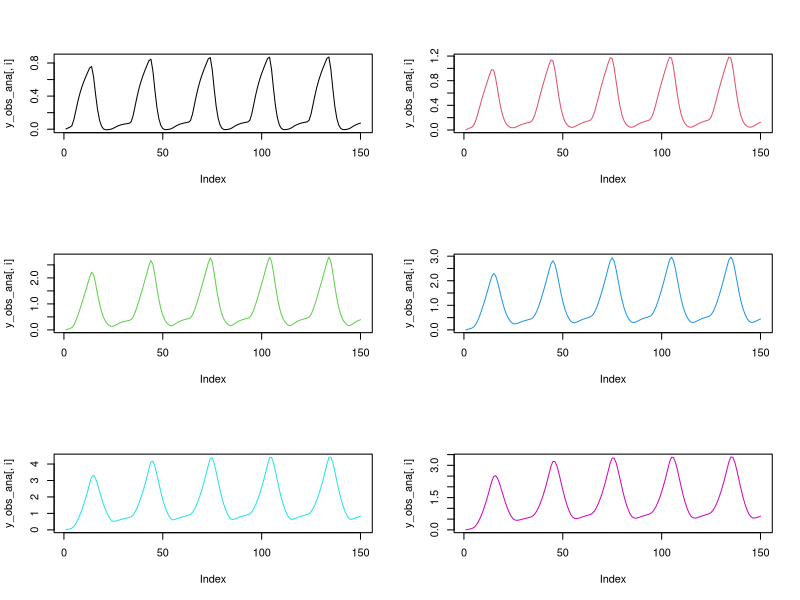
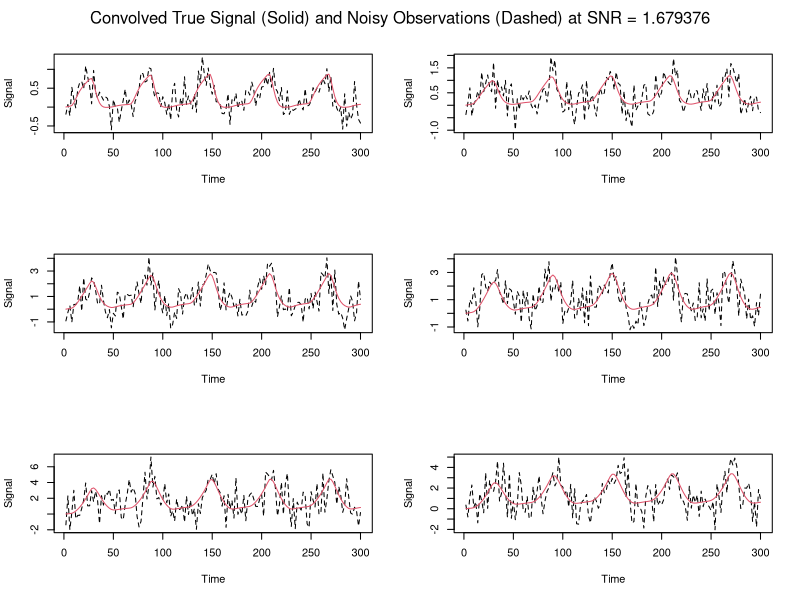
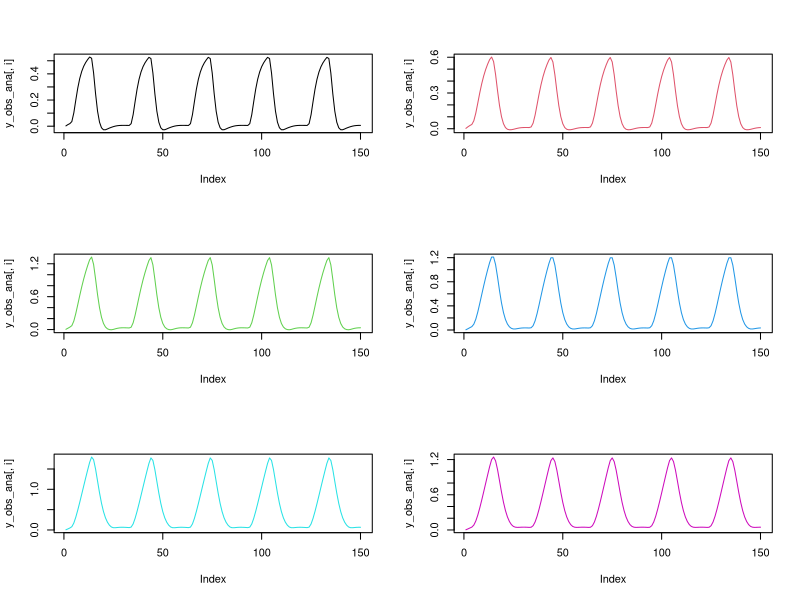
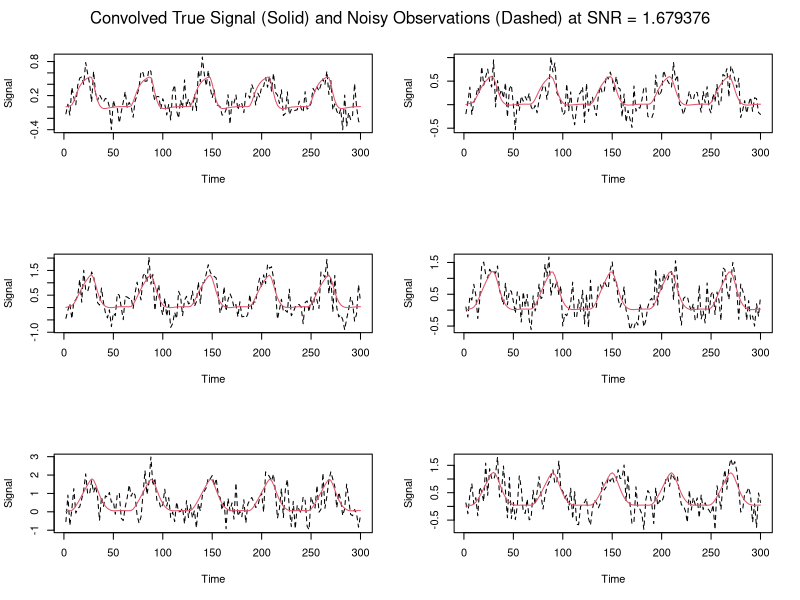

Here is the R script that generated these plots, in order:
setwd("/storage/work/krf5429/Canonical-DCM-Method/Computational_Efficiency_Sim")

# Simulating from the complex model with the diag(A) fixed to -0.5
remove(list=ls())

# Packages
library(expm)
library(posterior)

# Generating inputs
##########################
m = 6; n_u = 2; max_time = 150*2
nu = list(nu_A = c(rep(c(0.4,0.3,0.5,0.1),2),0.4,0.3), 
          nu_B = rep(-0.2,3), 
          nu_C = rep(0.3,3))
idxs = list(A_idxs = matrix(c(2,1,
                              1,2,
                              3,2,
                              2,3,
                              4,3,
                              3,4,
                              5,4,
                              4,5,
                              6,5,
                              5,6), 
                            byrow = T, ncol=2),
            B_idxs = matrix(c(2,1,2,
                              2,3,4,
                              2,5,6), byrow=T, ncol = 3),
            C_idxs = matrix(c(1,1,
                              3,1,
                              5,1), byrow=T, ncol=2))
times = NULL
input = NULL

linear <- function(t, z, params, input) {
  # t is the current time point in the integration, 
  # z is the current estimate of the variables in the ODE system
  A = params[["A"]]
  B = params[["B"]] 
  C = params[["C"]]
  u = matrix(input(t),ncol=1)
  B_all = Reduce("+", lapply(1:nrow(u), function(i) u[i,1]*B[[i]])) 
  dz <- (A+B_all)%*%z + C%*%u
  return(list(dz))
}
gen_input = function(times, start_time, end_time, duration,between_duration){
  input = rep(0,length(times))
  
  current_start_time = start_time
  time_points = matrix(nrow = 0,ncol=2)
  while(1){
    current_end_time = current_start_time + duration 
    if(current_end_time > end_time){current_end_time = end_time}
    time_points = rbind(time_points, c(current_start_time, current_end_time))
    if(current_end_time + between_duration < end_time){
      current_start_time = current_end_time + between_duration 
    }else{
      break
    }
  }
  for(i in 1:nrow(time_points)){
    input[time_points[i,1]<times & times <=time_points[i,2]] = 1
  }
  input
}
struct_paramMats = function(m, n_u, idxs, nu){
  
  A = matrix(data = 0,nrow = m, ncol = m)
  diag(A) = -0.5*exp(diag(A))
  for(i in 1:nrow(idxs$A_idxs)){
    A[idxs$A_idxs[i,1], idxs$A_idxs[i,2]] = with(nu,nu_A[i])
  }
  
  B = lapply(1:n_u, function(x){matrix(data = 0,nrow = m, ncol = m)})
  for(i in 1:nrow(idxs$B_idxs)){
    B[[idxs$B_idxs[i,1]]][idxs$B_idxs[i,2], idxs$B_idxs[i,3]] = with(nu,nu_B[i])
  }
  
  C = matrix(data=0, nrow = m, ncol = n_u)
  for(i in 1:nrow(idxs$C_idxs)){
    C[idxs$C_idxs[i,1], idxs$C_idxs[i,2]] = with(nu,nu_C[i])
  }
  
  return(list(A=A,B=B,C=C))
  
}


if(is.null(times)){times <- seq(0, max_time, 2)}

if(is.null(input)){
  input1  = gen_input(times,start_time = 5,end_time = max(times),duration = 20,between_duration=40)
  input2  = gen_input(times,start_time = 25,end_time = max(times),duration = 20,between_duration=40)
  input = cbind(input1, input2)
}else{
  if(length(times)!=nrow(input)){stop("length(input)!=nrow(input)")}
}

input_u = function(t){
  sapply(1:ncol(input), function(j) approxfun(x = times,y = input[,j], rule=2, method="const",f=0)(t))
}

n_u = length(input_u(0))
u = input[-1,]

# set up parameters
paramMats = struct_paramMats(m = m,n_u = n_u,idxs = idxs,nu = nu)

# Simulating data
# Solving piecewise analytically
##########################
# Function to get changepoints in u when u(t) is any dimension
get_changepoints <- function(input){
  
  # Get dataframe of indices when changes occur
  changes <- as.data.frame(which(abs(diff(input)) >= 1, arr.ind = T))
  changes$row <- changes$row+1 # add 1 to row index to indicate the row the change starts
  changes <- changes[order(changes$row),] # ascending order
  
  # Make duplicates their own category to reflect when switching from input1 -> input2
  changes <- changes[!duplicated(changes$row),] # remove duplicates
  
  # Add in last row to reflect final block of times
  changes <- rbind(changes, c(nrow(input),0))$row
  
  # Return dataframe
  return(changes)
}

# Scenario a: u(t) = 0
eval_u_a <- function(t, z0, A, prev_index){
  expm::expAtv(A = A, t = times[t]-times[prev_index], v = z0)$eAtv
}

# Scenario b: u(t) != 0
eval_u_b <- function(t, z0, A, B, C, input, prev_index){
  A0 = A + Reduce("+",lapply(1:ncol(input), function(i) input[t-1,i]*B[[i]]))
  b0 = as.numeric(C%*%input[t-1,])
  zstar = -solve(A0,b0)
  expm::expAtv(A = A0,t = times[t]-times[prev_index],v = z0-zstar)$eAtv + zstar
}

# Function to get piecewise analytic solution to ODE
get_AnalyticSol <- function(input, changes, times, parms, m, v0 = NULL){
  
  # Get initial values if not specified
  if (is.null(v0) == T) {v0 <- rep(0.1,m)}
  
  # Matrix to store solution
  sol <- matrix(NA, nrow = length(times), ncol = m)
  sol[1,] <- v0 # add initial values
  
  # Initialize at u(t)=0
  prev_index <- 1
  
  # For loop to go from one change to the next
  for (i in 1:length(changes)){
    
    # Denote index for which we will work up to
    index <- changes[i]
    
    # Update solution based on change_type
    if (sum(input[index-1,]) == 0){
      sol[(prev_index+1):index,] <- t(sapply((prev_index+1):index, eval_u_a, 
                                             z0 = sol[prev_index,], A = parms$A,
                                             prev_index = prev_index))
    } else {
      if(sum(input[index-1,]) != 0){
        sol[(prev_index+1):index,] <- t(sapply((prev_index+1):index, eval_u_b, 
                                               z0 = sol[prev_index,], A = parms$A, 
                                               B = parms$B, C = parms$C,
                                               input = input, prev_index = prev_index))
      }
    }
    
    # Update indices
    prev_index <- index 
    
  }
  return(sol)
}
##########################

# Running functions to get analytic solution
# Obtain dataframe of changes based on input
changes <- get_changepoints(input)

# Running final function
analytic_sol <- get_AnalyticSol(input, changes, times, parms = paramMats, m)

# Quickly check with forward solving ODE numerically - good
library(deSolve)
numeric_sol <- ode(y = rep(0.1,m),
                   times = times,
                   func = linear,
                   parms= with(paramMats, list(A=A, B=B, C=C)),
                   input = input_u,                   
                   atol = 1e-6, 
                   rtol = 1e-6
)

round(abs(analytic_sol-numeric_sol[,-1]),digits=4)

##########################

# convolution with HRF
# https://bic-berkeley.github.io/psych-214-fall-2016/convolution_background.html
HRF = function(t){dgamma(x = t, shape = 6,rate = 1) - (1/6)*dgamma(x = t,shape = 16,rate = 1)}
HRF_mu = function(mu,tp){
  convolve(mu, rev(HRF(tp)),type="open")[1:length(tp)]
}

y_obs_ana = sapply(1:m, function(i) HRF_mu(analytic_sol[-1,i],times[-1]))

par(mfrow = c(3,2))
for (i in 1:m) plot(y_obs_ana[,i], type = 'l', col = i)
#############################


# Add some white Gaussian noise according to approximate SNR obtained from SPM motion data
SNR = 1.679376
variance <-  numeric()
y_obs <- matrix(NA, nrow = length(times)-1, ncol = m)
for (j in 1:m){
  set.seed(j)
  variance[j] <- (var(y_obs_ana[,j])+(mean(y_obs_ana[,j]))^2)/SNR
  y_obs[,j] <- y_obs_ana[,j] + rnorm(length(times)-1, mean = 0, sd = sqrt(variance[j]))
}

variance
sqrt(variance)

par(mfrow=c(3,2))
for (i in 1:m){
  plot(times[-1],y_obs[,i],col=1,
       type='l',lty=2,xlab = "Time",ylab = "Signal")
  lines(times[-1],y_obs_ana[,i],col=2)
}
mtext(paste("Convolved True Signal (Solid) and Noisy Observations (Dashed) at SNR = ",
            SNR,sep = ""), side = 3, line = -2, outer = T)

##########################################

# Save/export data
dat <- list(times = times[-1], u = u, y_obs = y_obs)
save(dat, file = "dat_complex_mdl_diag_fix.RData")

############################
# Structural identifiability check
# (A1)-(A4) met
# A%*%s vectors are linearly independent (A5)
z0 <- rep(0.1,m)
mat <- cbind(z0,
             paramMats$A%*%z0,
             paramMats$A%*%paramMats$A%*%z0,
             paramMats$A%*%paramMats$A%*%paramMats$A%*%z0,
             paramMats$A%*%paramMats$A%*%paramMats$A%*%paramMats$A%*%z0,
             paramMats$A%*%paramMats$A%*%paramMats$A%*%paramMats$A%*%paramMats$A%*%z0)
solve(mat,rep(0,m))

# A has d distinct real eigenvalues (A6)
eigen(paramMats$A)$values

# Eigenvalues of matrix exponential of \Tilde(A) are all positive real (A7)
eigen(expm(paramMats$A + paramMats$B[[1]]))$values
eigen(expm(paramMats$A + paramMats$B[[2]]))$values

# Data blocks invertible for each condition (A8)
solve(cbind(dat$y_obs[3:9,],1))
solve(cbind(dat$y_obs[13:19,],1))


################################################################################
# Simulating from the complex model with the diag(A) allowed to vary
remove(list=ls())

# Packages
library(expm)
library(posterior)

# Generating inputs
##########################
m = 6; n_u = 2; max_time = 150*2
nu = list(nu_A = c(rep(c(0.4,0.3,0.5,0.1),2),0.4,0.3,rep(0.1,m)), 
          nu_B = rep(-0.2,3), 
          nu_C = rep(0.3,3))
idxs = list(A_idxs = matrix(c(2,1,
                              1,2,
                              3,2,
                              2,3,
                              4,3,
                              3,4,
                              5,4,
                              4,5,
                              6,5,
                              5,6,
                              1,1,
                              2,2,
                              3,3,
                              4,4,
                              5,5,
                              6,6), 
                            byrow = T, ncol=2),
            B_idxs = matrix(c(2,1,2,
                              2,3,4,
                              2,5,6), byrow=T, ncol = 3),
            C_idxs = matrix(c(1,1,
                              3,1,
                              5,1), byrow=T, ncol=2))
times = NULL
input = NULL

linear <- function(t, z, params, input) {
  # t is the current time point in the integration, 
  # z is the current estimate of the variables in the ODE system
  A = params[["A"]]
  B = params[["B"]] 
  C = params[["C"]]
  u = matrix(input(t),ncol=1)
  B_all = Reduce("+", lapply(1:nrow(u), function(i) u[i,1]*B[[i]])) 
  dz <- (A+B_all)%*%z + C%*%u
  return(list(dz))
}
gen_input = function(times, start_time, end_time, duration,between_duration){
  input = rep(0,length(times))
  
  current_start_time = start_time
  time_points = matrix(nrow = 0,ncol=2)
  while(1){
    current_end_time = current_start_time + duration 
    if(current_end_time > end_time){current_end_time = end_time}
    time_points = rbind(time_points, c(current_start_time, current_end_time))
    if(current_end_time + between_duration < end_time){
      current_start_time = current_end_time + between_duration 
    }else{
      break
    }
  }
  for(i in 1:nrow(time_points)){
    input[time_points[i,1]<times & times <=time_points[i,2]] = 1
  }
  input
}
struct_paramMats = function(m, n_u, idxs, nu){
  
  A = matrix(data = 0,nrow = m, ncol = m)
  for(i in 1:nrow(idxs$A_idxs)){
    A[idxs$A_idxs[i,1], idxs$A_idxs[i,2]] = with(nu,nu_A[i])
  }
  diag(A) = -0.5*exp(diag(A))
  
  B = lapply(1:n_u, function(x){matrix(data = 0,nrow = m, ncol = m)})
  for(i in 1:nrow(idxs$B_idxs)){
    B[[idxs$B_idxs[i,1]]][idxs$B_idxs[i,2], idxs$B_idxs[i,3]] = with(nu,nu_B[i])
  }
  
  C = matrix(data=0, nrow = m, ncol = n_u)
  for(i in 1:nrow(idxs$C_idxs)){
    C[idxs$C_idxs[i,1], idxs$C_idxs[i,2]] = with(nu,nu_C[i])
  }
  
  return(list(A=A,B=B,C=C))
  
}


if(is.null(times)){times <- seq(0, max_time, 2)}

if(is.null(input)){
  input1  = gen_input(times,start_time = 5,end_time = max(times),duration = 20,between_duration=40)
  input2  = gen_input(times,start_time = 25,end_time = max(times),duration = 20,between_duration=40)
  input = cbind(input1, input2)
}else{
  if(length(times)!=nrow(input)){stop("length(input)!=nrow(input)")}
}

input_u = function(t){
  sapply(1:ncol(input), function(j) approxfun(x = times,y = input[,j], rule=2, method="const",f=0)(t))
}

n_u = length(input_u(0))
u = input[-1,]

# set up parameters
paramMats = struct_paramMats(m = m,n_u = n_u,idxs = idxs,nu = nu)

# Simulating data
# Solving piecewise analytically
##########################
# Function to get changepoints in u when u(t) is any dimension
get_changepoints <- function(input){
  
  # Get dataframe of indices when changes occur
  changes <- as.data.frame(which(abs(diff(input)) >= 1, arr.ind = T))
  changes$row <- changes$row+1 # add 1 to row index to indicate the row the change starts
  changes <- changes[order(changes$row),] # ascending order
  
  # Make duplicates their own category to reflect when switching from input1 -> input2
  changes <- changes[!duplicated(changes$row),] # remove duplicates
  
  # Add in last row to reflect final block of times
  changes <- rbind(changes, c(nrow(input),0))$row
  
  # Return dataframe
  return(changes)
}

# Scenario a: u(t) = 0
eval_u_a <- function(t, z0, A, prev_index){
  expm::expAtv(A = A, t = times[t]-times[prev_index], v = z0)$eAtv
}

# Scenario b: u(t) != 0
eval_u_b <- function(t, z0, A, B, C, input, prev_index){
  A0 = A + Reduce("+",lapply(1:ncol(input), function(i) input[t-1,i]*B[[i]]))
  b0 = as.numeric(C%*%input[t-1,])
  zstar = -solve(A0,b0)
  expm::expAtv(A = A0,t = times[t]-times[prev_index],v = z0-zstar)$eAtv + zstar
}

# Function to get piecewise analytic solution to ODE
get_AnalyticSol <- function(input, changes, times, parms, m, v0 = NULL){
  
  # Get initial values if not specified
  if (is.null(v0) == T) {v0 <- rep(0.1,m)}
  
  # Matrix to store solution
  sol <- matrix(NA, nrow = length(times), ncol = m)
  sol[1,] <- v0 # add initial values
  
  # Initialize at u(t)=0
  prev_index <- 1
  
  # For loop to go from one change to the next
  for (i in 1:length(changes)){
    
    # Denote index for which we will work up to
    index <- changes[i]
    
    # Update solution based on change_type
    if (sum(input[index-1,]) == 0){
      sol[(prev_index+1):index,] <- t(sapply((prev_index+1):index, eval_u_a, 
                                             z0 = sol[prev_index,], A = parms$A,
                                             prev_index = prev_index))
    } else {
      if(sum(input[index-1,]) != 0){
        sol[(prev_index+1):index,] <- t(sapply((prev_index+1):index, eval_u_b, 
                                               z0 = sol[prev_index,], A = parms$A, 
                                               B = parms$B, C = parms$C,
                                               input = input, prev_index = prev_index))
      }
    }
    
    # Update indices
    prev_index <- index 
    
  }
  return(sol)
}
##########################

# Running functions to get analytic solution
# Obtain dataframe of changes based on input
changes <- get_changepoints(input)

# Running final function
analytic_sol <- get_AnalyticSol(input, changes, times, parms = paramMats, m)

# Quickly check with forward solving ODE numerically - good
library(deSolve)
numeric_sol <- ode(y = rep(0.1,m),
                   times = times,
                   func = linear,
                   parms= with(paramMats, list(A=A, B=B, C=C)),
                   input = input_u,                   
                   atol = 1e-6, 
                   rtol = 1e-6
)

round(abs(analytic_sol-numeric_sol[,-1]),digits=4)

##########################

# convolution with HRF
# https://bic-berkeley.github.io/psych-214-fall-2016/convolution_background.html
HRF = function(t){dgamma(x = t, shape = 6,rate = 1) - (1/6)*dgamma(x = t,shape = 16,rate = 1)}
HRF_mu = function(mu,tp){
  convolve(mu, rev(HRF(tp)),type="open")[1:length(tp)]
}

y_obs_ana = sapply(1:m, function(i) HRF_mu(analytic_sol[-1,i],times[-1]))

par(mfrow = c(3,2))
for (i in 1:m) plot(y_obs_ana[,i], type = 'l', col = i)
#############################


# Add some white Gaussian noise according to approximate SNR obtained from SPM motion data
SNR = 1.679376
variance <-  numeric()
y_obs <- matrix(NA, nrow = length(times)-1, ncol = m)
for (j in 1:m){
  set.seed(j)
  variance[j] <- (var(y_obs_ana[,j])+(mean(y_obs_ana[,j]))^2)/SNR
  y_obs[,j] <- y_obs_ana[,j] + rnorm(length(times)-1, mean = 0, sd = sqrt(variance[j]))
}

variance
sqrt(variance)

par(mfrow=c(3,2))
for (i in 1:m){
  plot(times[-1],y_obs[,i],col=1,
       type='l',lty=2,xlab = "Time",ylab = "Signal")
  lines(times[-1],y_obs_ana[,i],col=2)
}
mtext(paste("Convolved True Signal (Solid) and Noisy Observations (Dashed) at SNR = ",
            SNR,sep = ""), side = 3, line = -2, outer = T)

##########################################

# Save/export data
dat <- list(times = times[-1], u = u, y_obs = y_obs)
save(dat, file = "dat_complex_mdl_diag_var.RData")

############################
# Structural identifiability check
# (A1)-(A4) met
# A%*%s vectors are linearly independent (A5)
z0 <- rep(0.1,m)
mat <- cbind(z0,
             paramMats$A%*%z0,
             paramMats$A%*%paramMats$A%*%z0,
             paramMats$A%*%paramMats$A%*%paramMats$A%*%z0,
             paramMats$A%*%paramMats$A%*%paramMats$A%*%paramMats$A%*%z0,
             paramMats$A%*%paramMats$A%*%paramMats$A%*%paramMats$A%*%paramMats$A%*%z0)
solve(mat,rep(0,m))

# A has d distinct real eigenvalues (A6)
eigen(paramMats$A)$values

# Eigenvalues of matrix exponential of \Tilde(A) are all positive real (A7)
eigen(expm(paramMats$A + paramMats$B[[1]]))$values
eigen(expm(paramMats$A + paramMats$B[[2]]))$values

# Data blocks invertible for each condition (A8)
solve(cbind(dat$y_obs[3:9,],1))
solve(cbind(dat$y_obs[13:19,],1))
